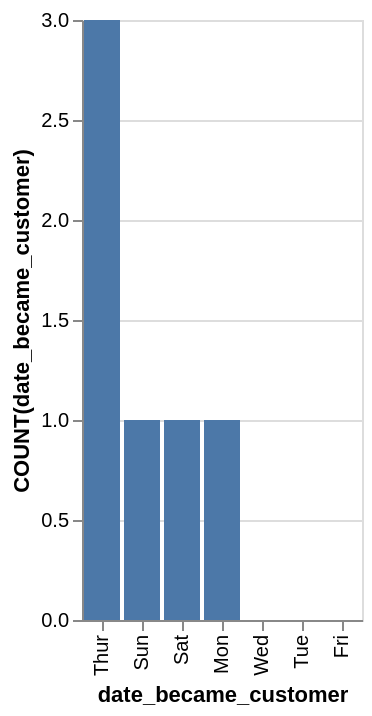

The specification (Vega-Lite) saved for this image:
### Vega-Lite specification from a JSON file in a GitHub repository (floating-point values rounded to 4 significant figures)
{"data": {"values": [{"x_data": "Thur", "y_data": 3}, {"x_data": "Sun", "y_data": 1}, {"x_data": "Sat", "y_data": 1}, {"x_data": "Mon", "y_data": 1}, {"x_data": "Wed", "y_data": 0}, {"x_data": "Tue", "y_data": 0}, {"x_data": "Fri", "y_data": 0}]}, "mark": "bar", "encoding": {"x": {"field": "x_data", "type": "nominal", "title": "date_became_customer", "sort": {"op": "sum", "field": "y_data", "order": "descending"}}, "y": {"field": "y_data", "type": "quantitative", "title": "COUNT(date_became_customer)"}}}
